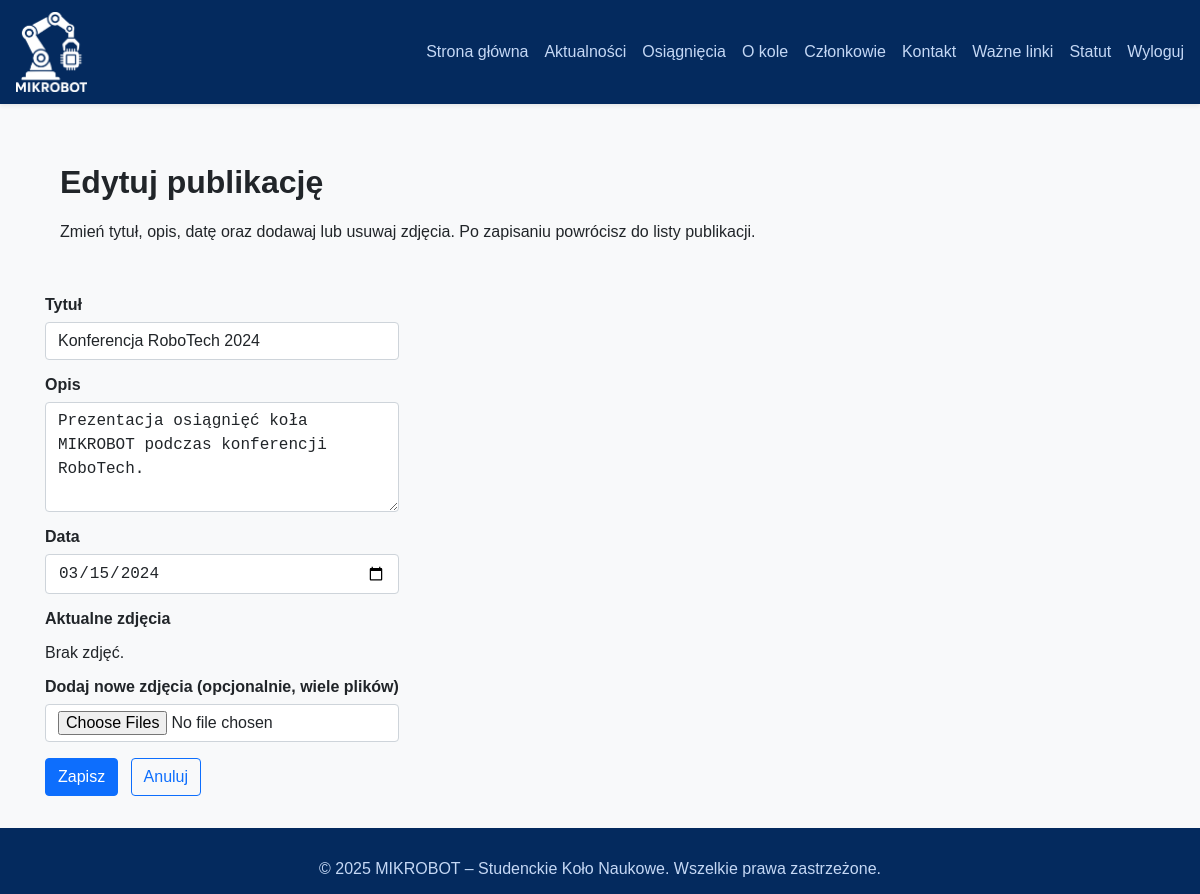
The app's page /skrwaw/publications/edit/2 (signed in) with its own data.
### tables this page shows
CREATE TABLE publications (
            id INTEGER PRIMARY KEY AUTOINCREMENT,
            title TEXT NOT NULL,
            description TEXT NOT NULL,
            date TEXT NOT NULL
        );

### app.py (the view, shortened to what this page needs)
@app.route("/skrwaw/publications/edit/<int:publication_id>", methods=["GET", "POST"])
def edit_publication(publication_id: int):
    if not session.get("admin_logged_in"):
        flash("Zaloguj się do panelu administracyjnego.", "danger")
        return redirect(url_for("admin_home"))
    conn = get_db_connection()
    cur = conn.cursor()
    publication = cur.execute(
        "SELECT * FROM publications WHERE id = ?", (publication_id,)
    ).fetchone()
    if not publication:
        conn.close()
        flash("Nie znaleziono podanej publikacji.", "danger")
        return redirect(url_for("admin_publications"))
    images = cur.execute(
        "SELECT id, filename FROM publication_images WHERE publication_id = ? ORDER BY id", (publication_id,)
    ).fetchall()
    conn.close()
    return render_template("edit_publication.html", publication=publication, images=images)

### app.py (called while the page is built)
def get_db_connection():
    conn = sqlite3.connect(DATABASE)
    conn.row_factory = sqlite3.Row
    return conn

@app.context_processor
def inject_now():
    return {
        "year": datetime.now().year,
        "admin_logged_in": session.get("admin_logged_in", False),
    }

### templates/edit_publication.html (shortened to what this page needs)
{% extends "layout.html" %}
{% block content %}
<div class="row mb-4">
  <div class="col-12">
    <h1>Edytuj publikację</h1>
    <p>Zmień tytuł, opis, datę oraz dodawaj lub usuwaj zdjęcia. Po zapisaniu powrócisz do listy publikacji.</p>
  </div>
</div>
<div class="row">
  <div class="col-md-8">
    <form method="post" enctype="multipart/form-data">
      <div class="mb-3">
        <label for="title" class="form-label">Tytuł</label>
        <input type="text" class="form-control" id="title" name="title" value="{{ publication['title'] }}" required>
      </div>
      <div class="mb-3">
        <label for="description" class="form-label">Opis</label>
        <textarea class="form-control" id="description" name="description" rows="4" required>{{ publication['description'] }}</textarea>
      </div>
      <div class="mb-3">
        <label for="date" class="form-label">Data</label>
        <input type="date" class="form-control" id="date" name="date" value="{{ publication['date'][:10] }}" required>
      </div>
      <div class="mb-3">
        <label class="form-label">Aktualne zdjęcia</label>
        {% if images %}
        <ul class="list-unstyled">
          {% for img in images %}
          <li class="mb-2">
            <img src="{{ url_for('static', filename=img['filename']) }}" class="img-fluid mb-1" style="max-width:150px;" alt="Zdjęcie publikacji">
            <button type="submit"
                    class="btn btn-outline-primary"
                    formaction="{{ url_for('delete_publication_image', image_id=img['id']) }}"
                    formmethod="post"
                    style="margin-left:0.5rem;">
              Usuń zdjęcie
            </button>
          </li>
          {% endfor %}
        </ul>
        {% else %}
        <p>Brak zdjęć.</p>
        {% endif %}
      </div>
      <div class="mb-3">
        <label for="images" class="form-label">Dodaj nowe zdjęcia (opcjonalnie, wiele plików)</label>
        <input type="file" class="form-control" id="images" name="images" accept="image/*" multiple>
      </div>
      <button type="submit" class="btn btn-primary">Zapisz</button>
      <a href="{{ url_for('admin_publications') }}" class="btn btn-outline-primary" style="margin-left:0.5rem;">Anuluj</a>
    </form>
  </div>
</div>
{% endblock %}

### static/css/main.css (style rules this page uses)
* { box-sizing: border-box; }
body { margin: 0; font-family: Arial, Helvetica, sans-serif; background-color: #f8f9fa; color: #212529; display: flex; flex-direction: column; min-height: 100vh; }
.row { display: flex; flex-wrap: wrap; margin-left: -15px; margin-right: -15px; }
.col-12 { flex: 0 0 100%; max-width: 100%; padding: 15px; }
.mb-3 { margin-bottom: 1rem !important; }
.mb-4 { margin-bottom: 1.5rem !important; }
.form-label { display: block; margin-bottom: 0.5rem; font-weight: 600; }
.form-control { display: block; width: 100%; padding: 0.375rem 0.75rem; font-size: 1rem; line-height: 1.5; color: #212529; background-color: #fff; background-clip: padding-box; border: 1px solid #ced4da; border-radius: 0.25rem; transition: border-color 0.15s ease-in-out, box-shadow 0.15s ease-in-out; }
.btn { display: inline-block; font-weight: 400; line-height: 1.5; text-align: center; text-decoration: none; cursor: pointer; user-select: none; border: 1px solid transparent; padding: 0.375rem 0.75rem; font-size: 1rem; border-radius: 0.25rem; transition: background-color 0.15s ease-in-out, color 0.15s ease-in-out; }
.btn-primary { background-color: #0d6efd; border-color: #0d6efd; color: #fff; }
.btn-outline-primary { background-color: transparent; border-color: #0d6efd; color: #0d6efd; }

### records on screen
publications: title "Konferencja RoboTech 2024", description "Prezentacja osiągnięć koła MIKROBOT podczas konferencji RoboTech.", date "03/15/2024"
